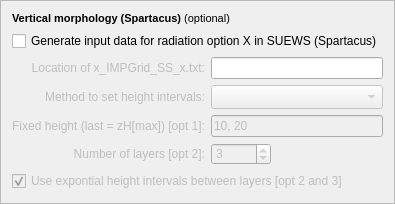
    <widget class="QFrame" name="frame">
     <property name="frameShape">
      <enum>QFrame::StyledPanel</enum>
     </property>
     <property name="frameShadow">
      <enum>QFrame::Raised</enum>
     </property>
     <layout class="QGridLayout" name="gridLayout_14">
      <item row="1" column="0">
       <widget class="QLabel" name="label_59">
        <property name="text">
         <string>&lt;!DOCTYPE HTML PUBLIC &quot;-//W3C//DTD HTML 4.0//EN&quot; &quot;http://www.w3.org/TR/REC-html40/strict.dtd&quot;&gt;
&lt;html&gt;&lt;head&gt;&lt;meta name=&quot;qrichtext&quot; content=&quot;1&quot; /&gt;&lt;style type=&quot;text/css&quot;&gt;
p, li { white-space: pre-wrap; }
&lt;/style&gt;&lt;/head&gt;&lt;body style=&quot; font-family:'MS Shell Dlg 2'; font-size:7.8pt; font-weight:400; font-style:normal;&quot;&gt;
&lt;p style=&quot; margin-top:0px; margin-bottom:0px; margin-left:0px; margin-right:0px; -qt-block-indent:0; text-indent:0px;&quot;&gt;&lt;span style=&quot; font-size:8pt; font-weight:600;&quot;&gt;Vertical morphology (Spartacus) &lt;/span&gt;&lt;span style=&quot; font-size:8pt;&quot;&gt;(optional)&lt;/span&gt;&lt;/p&gt;&lt;/body&gt;&lt;/html&gt;</string>
        </property>
       </widget>
      </item>
      <item row="7" column="0">
       <spacer name="verticalSpacer_2">
        <property name="orientation">
         <enum>Qt::Vertical</enum>
        </property>
        <property name="sizeHint" stdset="0">
         <size>
          <width>20</width>
          <height>1</height>
         </size>
        </property>
       </spacer>
      </item>
      <item row="5" column="0">
       <layout class="QGridLayout" name="gridLayout_2">
        <item row="2" column="0">
         <widget class="QLabel" name="label_56">
          <property name="enabled">
           <bool>false</bool>
          </property>
          <property name="text">
           <string>Fixed height (last = zH[max]) [opt 1]:</string>
          </property>
          <property name="alignment">
           <set>Qt::AlignRight|Qt::AlignTrailing|Qt::AlignVCenter</set>
          </property>
         </widget>
        </item>
        <item row="3" column="0">
         <widget class="QLabel" name="label_57">
          <property name="enabled">
           <bool>false</bool>
          </property>
          <property name="text">
           <string>Number of layers [opt 2]:</string>
          </property>
          <property name="alignment">
           <set>Qt::AlignRight|Qt::AlignTrailing|Qt::AlignVCenter</set>
          </property>
         </widget>
        </item>
        <item row="3" column="1">
         <widget class="QSpinBox" name="spinBoxLayers">
          <property name="enabled">
           <bool>false</bool>
          </property>
          <property name="maximumSize">
           <size>
            <width>60</width>
            <height>22</height>
           </size>
          </property>
          <property name="minimum">
           <number>1</number>
          </property>
          <property name="maximum">
           <number>15</number>
          </property>
          <property name="singleStep">
           <number>1</number>
          </property>
          <property name="value">
           <number>3</number>
          </property>
         </widget>
        </item>
        <item row="1" column="1">
         <widget class="QComboBox" name="SS_comboBox">
          <property name="enabled">
           <bool>false</bool>
          </property>
          <property name="maximumSize">
           <size>
            <width>175</width>
            <height>16777215</height>
           </size>
          </property>
          <property name="currentIndex">
           <number>0</number>
          </property>
          <property name="sizeAdjustPolicy">
           <enum>QComboBox::AdjustToMinimumContentsLengthWithIcon</enum>
          </property>
          <item>
           <property name="text">
            <string/>
           </property>
          </item>
          <item>
           <property name="text">
            <string>Constant height intervals for all grids [opt 1]</string>
           </property>
          </item>
          <item>
           <property name="text">
            <string>Specify no. of layers for all grids [opt 2]</string>
           </property>
          </item>
          <item>
           <property name="text">
            <string>Vary no. of layers based on zHmax [opt 3]</string>
           </property>
          </item>
         </widget>
        </item>
        <item row="0" column="0">
         <widget class="QLabel" name="label_6">
          <property name="enabled">
           <bool>false</bool>
          </property>
          <property name="text">
           <string>Location of x_IMPGrid_SS_x.txt:</string>
          </property>
          <property name="alignment">
           <set>Qt::AlignRight|Qt::AlignTrailing|Qt::AlignVCenter</set>
          </property>
         </widget>
        </item>
        <item row="1" column="0">
         <widget class="QLabel" name="label_2">
          <property name="enabled">
           <bool>false</bool>
          </property>
          <property name="layoutDirection">
           <enum>Qt::LeftToRight</enum>
          </property>
          <property name="text">
           <string>Method to set height intervals:</string>
          </property>
          <property name="alignment">
           <set>Qt::AlignRight|Qt::AlignTrailing|Qt::AlignVCenter</set>
          </property>
         </widget>
        </item>
        <item row="2" column="1">
         <widget class="QLineEdit" name="SS_LineEdit_constant">
          <property name="enabled">
           <bool>false</bool>
          </property>
          <property name="maximumSize">
           <size>
            <width>175</width>
            <height>22</height>
           </size>
          </property>
          <property name="text">
           <string>10, 20</string>
          </property>
         </widget>
        </item>
        <item row="0" column="1">
         <widget class="QLineEdit" name="textInputIMPDataSS">
          <property name="enabled">
           <bool>true</bool>
          </property>
          <property name="maximumSize">
           <size>
            <width>175</width>
            <height>16777215</height>
           </size>
          </property>
         </widget>
        </item>
       </layout>
      </item>
      <item row="3" column="0">
       <widget class="QCheckBox" name="checkBoxSS">
        <property name="text">
         <string>Generate input data for radiation option X in SUEWS (Spartacus)</string>
        </property>
        <property name="checked">
         <bool>false</bool>
        </property>
       </widget>
      </item>
      <item row="6" column="0">
       <widget class="QCheckBox" name="SS_checkBox_skew">
        <property name="enabled">
         <bool>false</bool>
        </property>
        <property name="text">
         <string>Use expontial height intervals between layers [opt 2 and 3]</string>
        </property>
        <property name="checked">
         <bool>true</bool>
        </property>
       </widget>
      </item>
     </layout>
    </widget>
